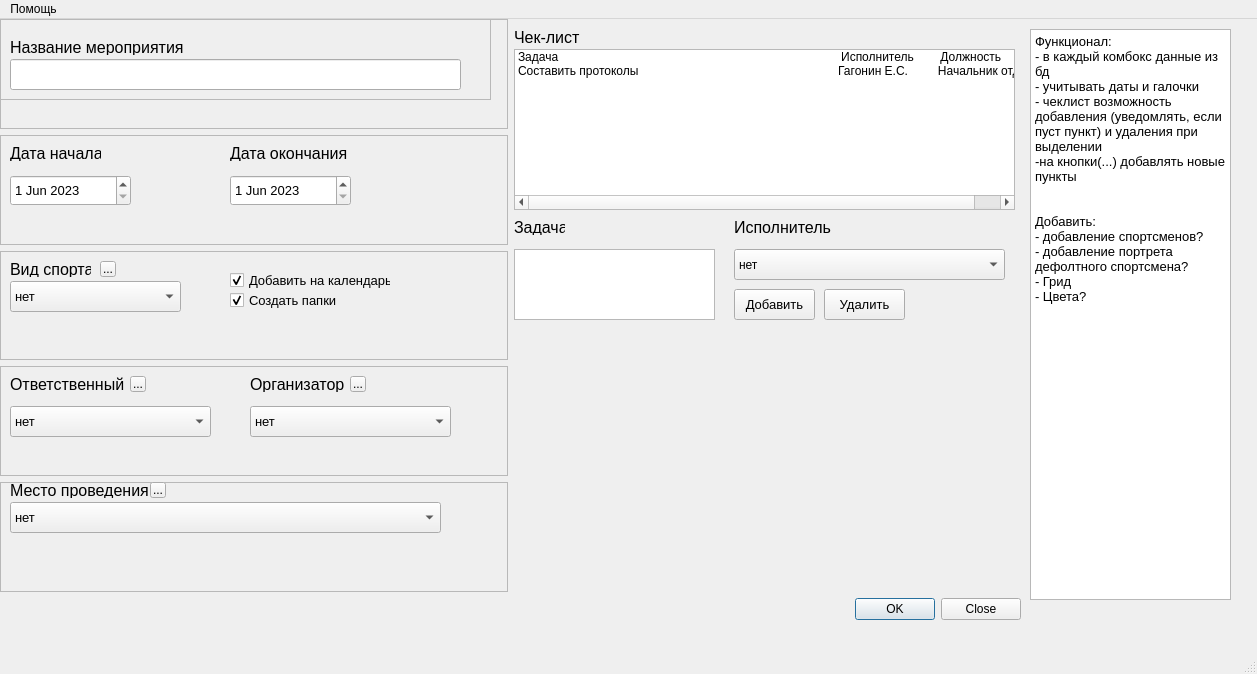
<?xml version="1.0" encoding="UTF-8"?>
<ui version="4.0">
 <class>MainWindow</class>
 <widget class="QMainWindow" name="MainWindow">
  <property name="geometry">
   <rect>
    <x>0</x>
    <y>0</y>
    <width>1257</width>
    <height>674</height>
   </rect>
  </property>
  <property name="windowTitle">
   <string>MainWindow</string>
  </property>
  <widget class="QWidget" name="centralwidget">
   <widget class="QWidget" name="verticalLayoutWidget">
    <property name="geometry">
     <rect>
      <x>0</x>
      <y>0</y>
      <width>1021</width>
      <height>601</height>
     </rect>
    </property>
    <layout class="QVBoxLayout" name="verticalLayout">
     <item>
      <layout class="QHBoxLayout" name="horizontalLayout">
       <item>
        <layout class="QVBoxLayout" name="verticalLayout_2">
         <item>
          <widget class="QFrame" name="frame_5">
           <property name="frameShape">
            <enum>QFrame::StyledPanel</enum>
           </property>
           <property name="frameShadow">
            <enum>QFrame::Raised</enum>
           </property>
           <widget class="QFrame" name="frame">
            <property name="geometry">
             <rect>
              <x>0</x>
              <y>0</y>
              <width>491</width>
              <height>81</height>
             </rect>
            </property>
            <property name="frameShape">
             <enum>QFrame::StyledPanel</enum>
            </property>
            <property name="frameShadow">
             <enum>QFrame::Raised</enum>
            </property>
            <widget class="QLabel" name="label">
             <property name="geometry">
              <rect>
               <x>10</x>
               <y>20</y>
               <width>181</width>
               <height>16</height>
              </rect>
             </property>
             <property name="font">
              <font>
               <pointsize>12</pointsize>
              </font>
             </property>
             <property name="text">
              <string>Название мероприятия</string>
             </property>
            </widget>
            <widget class="QLineEdit" name="NameLineEdit">
             <property name="geometry">
              <rect>
               <x>10</x>
               <y>40</y>
               <width>451</width>
               <height>31</height>
              </rect>
             </property>
             <property name="font">
              <font>
               <pointsize>12</pointsize>
              </font>
             </property>
             <property name="text">
              <string/>
             </property>
            </widget>
           </widget>
          </widget>
         </item>
         <item>
          <widget class="QFrame" name="frame_6">
           <property name="frameShape">
            <enum>QFrame::StyledPanel</enum>
           </property>
           <property name="frameShadow">
            <enum>QFrame::Raised</enum>
           </property>
           <widget class="QLabel" name="label_2">
            <property name="geometry">
             <rect>
              <x>10</x>
              <y>10</y>
              <width>91</width>
              <height>16</height>
             </rect>
            </property>
            <property name="font">
             <font>
              <pointsize>12</pointsize>
             </font>
            </property>
            <property name="text">
             <string>Дата начала</string>
            </property>
           </widget>
           <widget class="QDateEdit" name="BeginDateEdit">
            <property name="geometry">
             <rect>
              <x>10</x>
              <y>40</y>
              <width>121</width>
              <height>31</height>
             </rect>
            </property>
            <property name="font">
             <font>
              <pointsize>10</pointsize>
             </font>
            </property>
            <property name="dateTime">
             <datetime>
              <hour>0</hour>
              <minute>0</minute>
              <second>0</second>
              <year>2023</year>
              <month>6</month>
              <day>1</day>
             </datetime>
            </property>
           </widget>
           <widget class="QLabel" name="label_9">
            <property name="geometry">
             <rect>
              <x>230</x>
              <y>10</y>
              <width>121</width>
              <height>16</height>
             </rect>
            </property>
            <property name="font">
             <font>
              <pointsize>12</pointsize>
             </font>
            </property>
            <property name="text">
             <string>Дата окончания</string>
            </property>
           </widget>
           <widget class="QDateEdit" name="EndDateEdit_2">
            <property name="geometry">
             <rect>
              <x>230</x>
              <y>40</y>
              <width>121</width>
              <height>31</height>
             </rect>
            </property>
            <property name="font">
             <font>
              <pointsize>10</pointsize>
             </font>
            </property>
            <property name="dateTime">
             <datetime>
              <hour>0</hour>
              <minute>0</minute>
              <second>0</second>
              <year>2023</year>
              <month>6</month>
              <day>1</day>
             </datetime>
            </property>
           </widget>
          </widget>
         </item>
         <item>
          <widget class="QFrame" name="frame_7">
           <property name="frameShape">
            <enum>QFrame::StyledPanel</enum>
           </property>
           <property name="frameShadow">
            <enum>QFrame::Raised</enum>
           </property>
           <widget class="QComboBox" name="SportComboBox">
            <property name="geometry">
             <rect>
              <x>10</x>
              <y>30</y>
              <width>171</width>
              <height>31</height>
             </rect>
            </property>
            <property name="font">
             <font>
              <pointsize>10</pointsize>
             </font>
            </property>
            <item>
             <property name="text">
              <string>нет</string>
             </property>
            </item>
            <item>
             <property name="text">
              <string>футбол</string>
             </property>
            </item>
            <item>
             <property name="text">
              <string>плавание</string>
             </property>
            </item>
           </widget>
           <widget class="QLabel" name="label_3">
            <property name="geometry">
             <rect>
              <x>10</x>
              <y>10</y>
              <width>81</width>
              <height>16</height>
             </rect>
            </property>
            <property name="font">
             <font>
              <pointsize>12</pointsize>
             </font>
            </property>
            <property name="text">
             <string>Вид спорта</string>
            </property>
           </widget>
           <widget class="QCheckBox" name="checkBox_2">
            <property name="geometry">
             <rect>
              <x>230</x>
              <y>20</y>
              <width>161</width>
              <height>18</height>
             </rect>
            </property>
            <property name="font">
             <font>
              <pointsize>10</pointsize>
             </font>
            </property>
            <property name="text">
             <string>Добавить на календарь</string>
            </property>
            <property name="checked">
             <bool>true</bool>
            </property>
           </widget>
           <widget class="QCheckBox" name="checkBox">
            <property name="geometry">
             <rect>
              <x>230</x>
              <y>40</y>
              <width>111</width>
              <height>18</height>
             </rect>
            </property>
            <property name="font">
             <font>
              <pointsize>10</pointsize>
             </font>
            </property>
            <property name="text">
             <string>Создать папки</string>
            </property>
            <property name="checked">
             <bool>true</bool>
            </property>
           </widget>
           <widget class="QToolButton" name="SportToolButton">
            <property name="geometry">
             <rect>
              <x>100</x>
              <y>10</y>
              <width>16</width>
              <height>16</height>
             </rect>
            </property>
            <property name="text">
             <string>...</string>
            </property>
           </widget>
          </widget>
         </item>
         <item>
          <widget class="QFrame" name="frame_4">
           <property name="frameShape">
            <enum>QFrame::StyledPanel</enum>
           </property>
           <property name="frameShadow">
            <enum>QFrame::Raised</enum>
           </property>
           <widget class="QComboBox" name="RespComboBox">
            <property name="geometry">
             <rect>
              <x>10</x>
              <y>40</y>
              <width>201</width>
              <height>31</height>
             </rect>
            </property>
            <property name="font">
             <font>
              <pointsize>10</pointsize>
             </font>
            </property>
            <item>
             <property name="text">
              <string>нет</string>
             </property>
            </item>
            <item>
             <property name="text">
              <string>Гагонин Е.С. - начальник отдела</string>
             </property>
            </item>
           </widget>
           <widget class="QComboBox" name="OrgComboBox">
            <property name="geometry">
             <rect>
              <x>250</x>
              <y>40</y>
              <width>201</width>
              <height>31</height>
             </rect>
            </property>
            <property name="font">
             <font>
              <pointsize>10</pointsize>
             </font>
            </property>
            <item>
             <property name="text">
              <string>нет</string>
             </property>
            </item>
            <item>
             <property name="text">
              <string>ООО &quot;Организатор&quot;</string>
             </property>
            </item>
           </widget>
           <widget class="QLabel" name="label_4">
            <property name="geometry">
             <rect>
              <x>10</x>
              <y>10</y>
              <width>121</width>
              <height>16</height>
             </rect>
            </property>
            <property name="font">
             <font>
              <pointsize>12</pointsize>
             </font>
            </property>
            <property name="text">
             <string>Ответственный</string>
            </property>
           </widget>
           <widget class="QLabel" name="label_5">
            <property name="geometry">
             <rect>
              <x>250</x>
              <y>10</y>
              <width>121</width>
              <height>16</height>
             </rect>
            </property>
            <property name="font">
             <font>
              <pointsize>12</pointsize>
             </font>
            </property>
            <property name="text">
             <string>Организатор</string>
            </property>
           </widget>
           <widget class="QToolButton" name="RespToolButton">
            <property name="geometry">
             <rect>
              <x>130</x>
              <y>10</y>
              <width>16</width>
              <height>16</height>
             </rect>
            </property>
            <property name="text">
             <string>...</string>
            </property>
           </widget>
           <widget class="QToolButton" name="OrgToolButton">
            <property name="geometry">
             <rect>
              <x>350</x>
              <y>10</y>
              <width>16</width>
              <height>16</height>
             </rect>
            </property>
            <property name="text">
             <string>...</string>
            </property>
           </widget>
          </widget>
         </item>
         <item>
          <widget class="QFrame" name="frame_3">
           <property name="frameShape">
            <enum>QFrame::StyledPanel</enum>
           </property>
           <property name="frameShadow">
            <enum>QFrame::Raised</enum>
           </property>
           <widget class="QComboBox" name="PlaceComboBox">
            <property name="geometry">
             <rect>
              <x>10</x>
              <y>20</y>
              <width>431</width>
              <height>31</height>
             </rect>
            </property>
            <property name="font">
             <font>
              <pointsize>10</pointsize>
             </font>
            </property>
            <item>
             <property name="text">
              <string>нет</string>
             </property>
            </item>
            <item>
             <property name="text">
              <string>Газпром Арена</string>
             </property>
            </item>
           </widget>
           <widget class="QLabel" name="label_6">
            <property name="geometry">
             <rect>
              <x>10</x>
              <y>0</y>
              <width>141</width>
              <height>16</height>
             </rect>
            </property>
            <property name="font">
             <font>
              <pointsize>12</pointsize>
             </font>
            </property>
            <property name="text">
             <string>Место проведения</string>
            </property>
           </widget>
           <widget class="QToolButton" name="PlaceToolButton">
            <property name="geometry">
             <rect>
              <x>150</x>
              <y>0</y>
              <width>16</width>
              <height>16</height>
             </rect>
            </property>
            <property name="text">
             <string>...</string>
            </property>
           </widget>
          </widget>
         </item>
        </layout>
       </item>
       <item>
        <layout class="QVBoxLayout" name="verticalLayout_3">
         <item>
          <widget class="QWidget" name="widget" native="true">
           <widget class="QListWidget" name="listWidget">
            <property name="geometry">
             <rect>
              <x>0</x>
              <y>30</y>
              <width>501</width>
              <height>161</height>
             </rect>
            </property>
            <item>
             <property name="text">
              <string>Задача                                                                                     Исполнитель        Должность</string>
             </property>
            </item>
            <item>
             <property name="text">
              <string>Составить протоколы                                                            Гагонин Е.С.         Начальник отдела</string>
             </property>
            </item>
           </widget>
           <widget class="QLabel" name="label_7">
            <property name="geometry">
             <rect>
              <x>0</x>
              <y>200</y>
              <width>51</width>
              <height>16</height>
             </rect>
            </property>
            <property name="font">
             <font>
              <pointsize>12</pointsize>
             </font>
            </property>
            <property name="text">
             <string>Задача</string>
            </property>
           </widget>
           <widget class="QPlainTextEdit" name="TaskPlainTextEdit">
            <property name="geometry">
             <rect>
              <x>0</x>
              <y>230</y>
              <width>201</width>
              <height>71</height>
             </rect>
            </property>
            <property name="font">
             <font>
              <pointsize>10</pointsize>
             </font>
            </property>
           </widget>
           <widget class="QLabel" name="label_8">
            <property name="geometry">
             <rect>
              <x>220</x>
              <y>200</y>
              <width>101</width>
              <height>16</height>
             </rect>
            </property>
            <property name="font">
             <font>
              <pointsize>12</pointsize>
             </font>
            </property>
            <property name="text">
             <string>Исполнитель</string>
            </property>
           </widget>
           <widget class="QComboBox" name="WorkerComboBox">
            <property name="geometry">
             <rect>
              <x>220</x>
              <y>230</y>
              <width>271</width>
              <height>31</height>
             </rect>
            </property>
            <item>
             <property name="text">
              <string>нет</string>
             </property>
            </item>
           </widget>
           <widget class="QPushButton" name="AddPushButton">
            <property name="geometry">
             <rect>
              <x>220</x>
              <y>270</y>
              <width>81</width>
              <height>31</height>
             </rect>
            </property>
            <property name="font">
             <font>
              <pointsize>10</pointsize>
             </font>
            </property>
            <property name="text">
             <string>Добавить</string>
            </property>
           </widget>
           <widget class="QPushButton" name="DellpushButton">
            <property name="geometry">
             <rect>
              <x>310</x>
              <y>270</y>
              <width>81</width>
              <height>31</height>
             </rect>
            </property>
            <property name="font">
             <font>
              <pointsize>10</pointsize>
             </font>
            </property>
            <property name="text">
             <string>Удалить</string>
            </property>
           </widget>
           <widget class="QLabel" name="label_10">
            <property name="geometry">
             <rect>
              <x>0</x>
              <y>10</y>
              <width>71</width>
              <height>16</height>
             </rect>
            </property>
            <property name="font">
             <font>
              <pointsize>12</pointsize>
             </font>
            </property>
            <property name="text">
             <string>Чек-лист</string>
            </property>
           </widget>
           <widget class="QLabel" name="label_11">
            <property name="geometry">
             <rect>
              <x>50</x>
              <y>380</y>
              <width>47</width>
              <height>14</height>
             </rect>
            </property>
            <property name="text">
             <string/>
            </property>
           </widget>
          </widget>
         </item>
        </layout>
       </item>
      </layout>
     </item>
     <item>
      <widget class="QDialogButtonBox" name="CreateButtonBox">
       <property name="font">
        <font>
         <pointsize>9</pointsize>
        </font>
       </property>
       <property name="standardButtons">
        <set>QDialogButtonBox::Close|QDialogButtonBox::Ok</set>
       </property>
      </widget>
     </item>
    </layout>
   </widget>
   <widget class="QPlainTextEdit" name="TaskPlainTextEdit_2">
    <property name="geometry">
     <rect>
      <x>1030</x>
      <y>10</y>
      <width>201</width>
      <height>571</height>
     </rect>
    </property>
    <property name="font">
     <font>
      <pointsize>10</pointsize>
     </font>
    </property>
    <property name="plainText">
     <string>Функционал:
- в каждый комбокс данные из бд
- учитывать даты и галочки
- чеклист возможность добавления (уведомлять, если пуст пункт) и удаления при выделении
-на кнопки(...) добавлять новые пункты


Добавить:
- добавление спортсменов?
- добавление портрета дефолтного спортсмена?
- Грид
- Цвета?</string>
    </property>
   </widget>
  </widget>
  <widget class="QMenuBar" name="menubar">
   <property name="geometry">
    <rect>
     <x>0</x>
     <y>0</y>
     <width>1257</width>
     <height>22</height>
    </rect>
   </property>
   <widget class="QMenu" name="menu">
    <property name="font">
     <font>
      <pointsize>9</pointsize>
     </font>
    </property>
    <property name="title">
     <string>Помощь</string>
    </property>
   </widget>
   <addaction name="menu"/>
  </widget>
  <widget class="QStatusBar" name="statusbar"/>
 </widget>
 <resources/>
 <connections/>
</ui>
